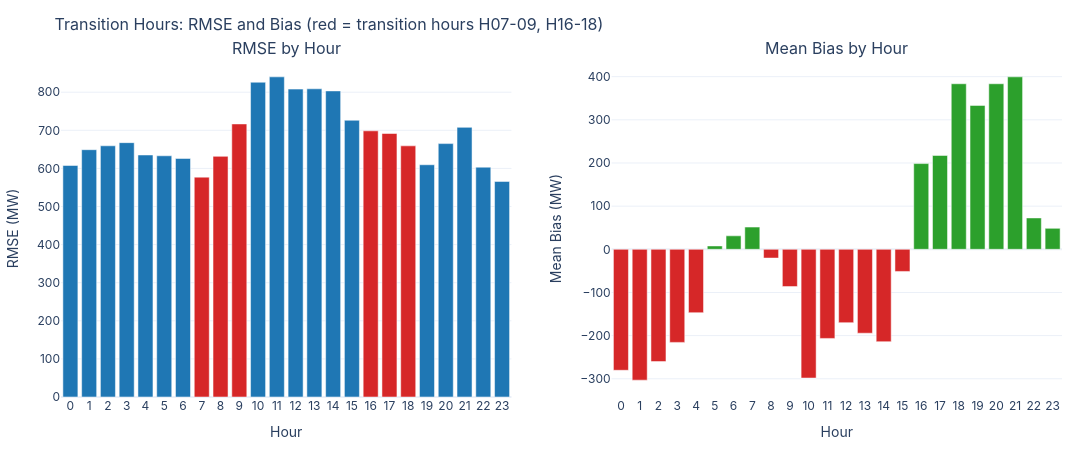

Here is the notebook cell this chart was saved with:
### Markdown cell above
## 3. Transition Hour Deep-Dive

Hours 07-09 (morning ramp-down) and 16-18 (evening ramp-up) have the highest variance — the regime switch from pumping to generation. Is the error in timing or magnitude?

### Code cell
# RMSE and mean bias by hour
hourly_metrics = df.groupby('hour').apply(
    lambda g: pd.Series({
        'rmse': rmse(g['es_total_ps_actual'], g['pred']),
        'mean_bias': g['error'].mean(),
        'std_error': g['error'].std(),
        'mean_abs_actual': g['es_total_ps_actual'].abs().mean(),
    })
).round(1)

fig = make_subplots(rows=1, cols=2,
                    subplot_titles=['RMSE by Hour', 'Mean Bias by Hour'])

# RMSE
colors_rmse = ['#d62728' if h in range(7, 10) or h in range(16, 19) else '#1f77b4'
               for h in hourly_metrics.index]
fig.add_trace(go.Bar(
    x=hourly_metrics.index, y=hourly_metrics['rmse'],
    marker_color=colors_rmse, showlegend=False,
), row=1, col=1)

# Bias
colors_bias = [COLORS['positive'] if v >= 0 else COLORS['negative']
               for v in hourly_metrics['mean_bias']]
fig.add_trace(go.Bar(
    x=hourly_metrics.index, y=hourly_metrics['mean_bias'],
    marker_color=colors_bias, showlegend=False,
), row=1, col=2)

fig.update_xaxes(title_text='Hour', dtick=1, row=1, col=1)
fig.update_xaxes(title_text='Hour', dtick=1, row=1, col=2)
fig.update_yaxes(title_text='RMSE (MW)', row=1, col=1)
fig.update_yaxes(title_text='Mean Bias (MW)', row=1, col=2)
apply_layout(fig, title='Transition Hours: RMSE and Bias (red = transition hours H07-09, H16-18)',
             height=450, width=1100)
fig.show()

print('\nTransition hour metrics:')
print(hourly_metrics.loc[[7, 8, 9, 16, 17, 18]])

### Figure 1 — Plotly figure (JSON) as saved in the notebook; plotly's stock layout.template omitted (floating-point values rounded to 4 significant figures)
{"data": [{"marker": {"color": ["#1f77b4", "#1f77b4", "#1f77b4", "#1f77b4", "#1f77b4", "#1f77b4", "#1f77b4", "#d62728", "#d62728", "#d62728", "#1f77b4", "#1f77b4", "#1f77b4", "#1f77b4", "#1f77b4", "#1f77b4", "#d62728", "#d62728", "#d62728", "#1f77b4", "#1f77b4", "#1f77b4", "#1f77b4", "#1f77b4"]}, "showlegend": false, "type": "bar", "x": [0, 1, 2, 3, 4, 5, 6, 7, 8, 9, 10, 11, 12, 13, 14, 15, 16, 17, 18, 19, 20, 21, 22, 23], "xaxis": "x", "y": [607.7, 649.1, 659.3, 667.6, 635.2, 633.1, 626.1, 577.1, 631.6, 716.7, 826.2, 840.3, 808.1, 808.9, 803.4, 726.4, 698.6, 691.6, 659.2, 609.6, 665.1, 707.7, 603.2, 565.8], "yaxis": "y"}, {"marker": {"color": ["#d62728", "#d62728", "#d62728", "#d62728", "#d62728", "#2ca02c", "#2ca02c", "#2ca02c", "#d62728", "#d62728", "#d62728", "#d62728", "#d62728", "#d62728", "#d62728", "#d62728", "#2ca02c", "#2ca02c", "#2ca02c", "#2ca02c", "#2ca02c", "#2ca02c", "#2ca02c", "#2ca02c"]}, "showlegend": false, "type": "bar", "x": [0, 1, 2, 3, 4, 5, 6, 7, 8, 9, 10, 11, 12, 13, 14, 15, 16, 17, 18, 19, 20, 21, 22, 23], "xaxis": "x2", "y": [-280.3, -303.2, -260.2, -215.7, -146.9, 7.8, 31.2, 51.5, -20.3, -86.4, -298.3, -206.5, -170.0, -194.4, -214.1, -51.3, 198.6, 217.5, 383.6, 333.4, 383.6, 399.6, 72.7, 48.5], "yaxis": "y2"}], "layout": {"annotations": [{"font": {"size": 16}, "showarrow": false, "text": "RMSE by Hour", "x": 0.225, "xanchor": "center", "xref": "paper", "y": 1, "yanchor": "bottom", "yref": "paper"}, {"font": {"size": 16}, "showarrow": false, "text": "Mean Bias by Hour", "x": 0.775, "xanchor": "center", "xref": "paper", "y": 1, "yanchor": "bottom", "yref": "paper"}], "font": {"family": "Inter, Arial, sans-serif", "size": 12}, "height": 450, "hovermode": "x unified", "legend": {"orientation": "h", "x": 1, "xanchor": "right", "y": 1.02, "yanchor": "bottom"}, "margin": {"b": 50, "l": 60, "r": 30, "t": 60}, "title": {"font": {"size": 16}, "text": "Transition Hours: RMSE and Bias (red = transition hours H07-09, H16-18)"}, "width": 1100, "xaxis": {"anchor": "y", "domain": [0, 0.45], "dtick": 1, "title": {"text": "Hour"}}, "xaxis2": {"anchor": "y2", "domain": [0.55, 1], "dtick": 1, "title": {"text": "Hour"}}, "yaxis": {"anchor": "x", "domain": [0, 1], "title": {"text": "RMSE (MW)"}}, "yaxis2": {"anchor": "x2", "domain": [0, 1], "title": {"text": "Mean Bias (MW)"}}}}
